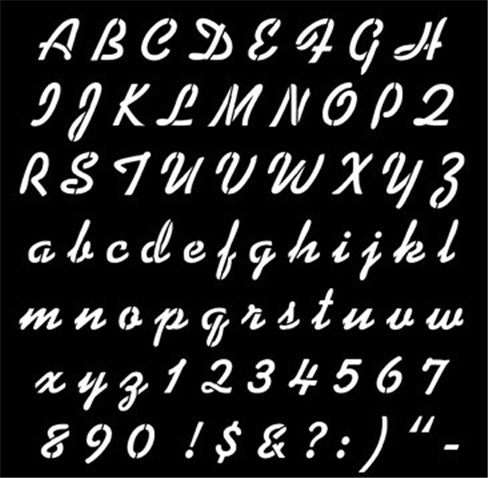
#> input picture images/font.png, 488 x 478 px
$ python 200819_8.py
#> lines starting #> are read from the running program, lines starting #| are printed output that depends on the picture
# 59p. Opening(erosion -> dilation) and Closing(dilation -> erosion)
import cv2
import numpy as np
from matplotlib import pyplot as plt

img = cv2.imread('images/font.png', cv2.IMREAD_GRAYSCALE)
#> img is the input picture: shape (478, 488); min 0, max 255, mean 35.3
imgg = cv2.imread('images/font.png')

kernel = np.ones((3, 3), np.uint8)

erosion = cv2.erode(img, kernel, iterations=1)
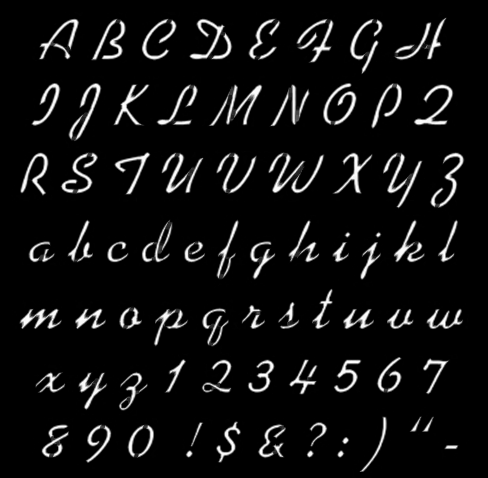
#> erosion: shape (478, 488); min 0, max 255, mean 17.2
dilation = cv2.dilate(img, kernel, iterations=1)
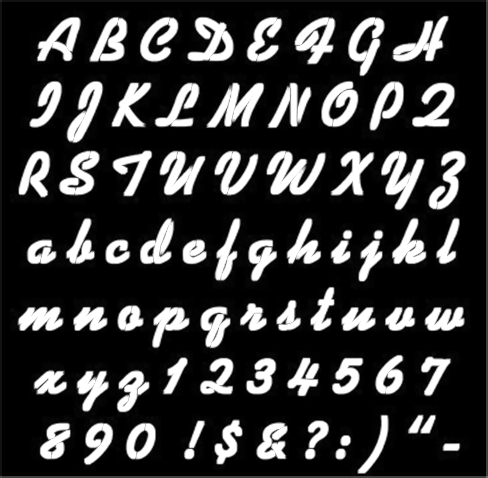
#> dilation: shape (478, 488); min 0, max 255, mean 54.4

plt.subplot(131), plt.imshow(img), plt.title('Original')
plt.subplot(132), plt.imshow(erosion), plt.title('Erosion')
plt.subplot(133), plt.imshow(dilation), plt.title('Dilation')

plt.show()
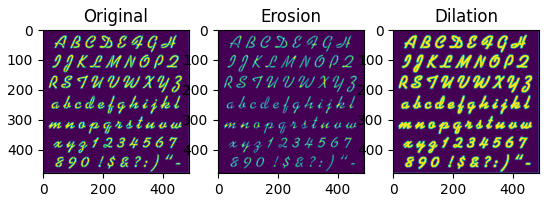
#> figure drawn by matplotlib, 3 panels

img1 = cv2.imread('images/A.png', cv2.IMREAD_GRAYSCALE)
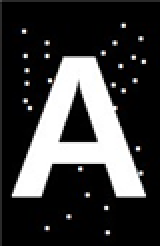
#> input picture images/A.png, 80 x 123 px (shown 2 times larger)
#> img1: shape (123, 80); min 0, max 255, mean 58.9
img2 = cv2.imread('images/B.png', cv2.IMREAD_GRAYSCALE)
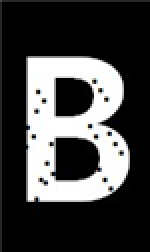
#> input picture images/B.png, 75 x 126 px (shown 2 times larger)
#> img2: shape (126, 75); min 0, max 255, mean 67

kernel = np.ones((5, 5), np.uint8)  # 5x5 크기의 1로 채워진 매트릭스를 생성

opening = cv2.morphologyEx(img1, cv2.MORPH_OPEN, kernel)
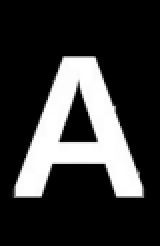
#> opening: shape (123, 80) (shown 2 times larger); min 0, max 255, mean 54.5
closing = cv2.morphologyEx(img2, cv2.MORPH_CLOSE, kernel)
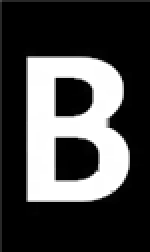
#> closing: shape (126, 75) (shown 2 times larger); min 0, max 255, mean 70.2

plt.subplot(221), plt.imshow(img1), plt.title('Original A')
plt.subplot(222), plt.imshow(img2), plt.title('Original B')
plt.subplot(223), plt.imshow(opening), plt.title('Opening')
plt.subplot(224), plt.imshow(closing), plt.title('Closing')

plt.show()
